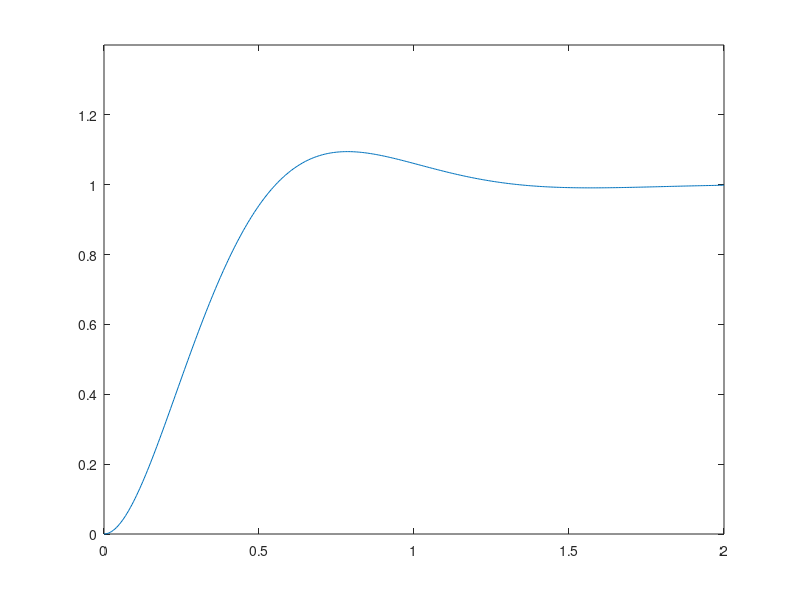

Source code (MATLAB): (Note: this script raises an error after producing the figure.)
clear
clc
global MAGNITUDE
MAGNITUDE = 0.005;

% L'bbiettivo è di trovare il tempo di salita, tempo di picco,
% sovraelongazione massima e tempo di assestamento di un sistema del
% secondo ordine

num = [0 0 25];     % --> wn = 5
den = [1 6 25];     % --> z = 0.6

sys = tf(num, den);

t = 0:MAGNITUDE:2;
[y, t, x] = step(sys, t);

plot(t, y);         % disegno
xlim([0 2]);        % limite asse x
ylim([0 1.4]);      % limite asse y
hold on             % da questo momento scrivo sullo stesso grafico

%########## TEMPO DI SALITA ##########

% Trovo il tempo di salita: ovvero il tempo che la risposta impiega ad
% arrivare per la prima volta al valore di regime.
% Siccome il valore di regime della risposta sarà 1, allora ci basta
% trovare l'indice del primo valore maggiore di 1:

r = find(y > 1, 1);     % trovo l'indice del primo elemento di y che è maggiore di 1, potrei farlo anche con un while.

% di conseguenza il tempo di salita in secondi
rise_time = (r-1)*MAGNITUDE;

yline(1,':')                                    % disegno una linea orizzontale per demarcare il valore a regime
plot([rise_time rise_time],[0 y(r)], ':r');     % disegno una linea verticale che rappresenta il tempo di salita
plot(rise_time, y(r), 'ro', 'MarkerSize',5)
text(rise_time, y(r) + .1, 'Tr');

%########## TEMPO DI PICCO ##########

t_max = find(y == max(y));
y_max_coord = y(t_max);
x_max_coord = t_max*MAGNITUDE;

plot([x_max_coord x_max_coord], [0 y_max_coord], ':r' );
plot(x_max_coord, y_max_coord, 'ro', 'MarkerSize',5)
text(x_max_coord, y_max_coord + .1, 'Tp');

%########## SOVRAELONGAZIONE MASSIMA ##########
plot([x_max_coord x_max_coord], [1 y_max_coord], 'blue', 'LineWidth', 1.3);
Mp = y_max_coord - 1;
text(x_max_coord + 0.05, y_max_coord - (Mp/2), 'Mp', 'Color', 'blue');

%########## TEMPO DI ASSESTAMENTO ##########
max_percentage = 5;
% DA CALCOLARE!!!


%########## FUNZIONI ##########
% posso calcolare tutti i valori con la seguente funzione
s = stepinfo(sys)
